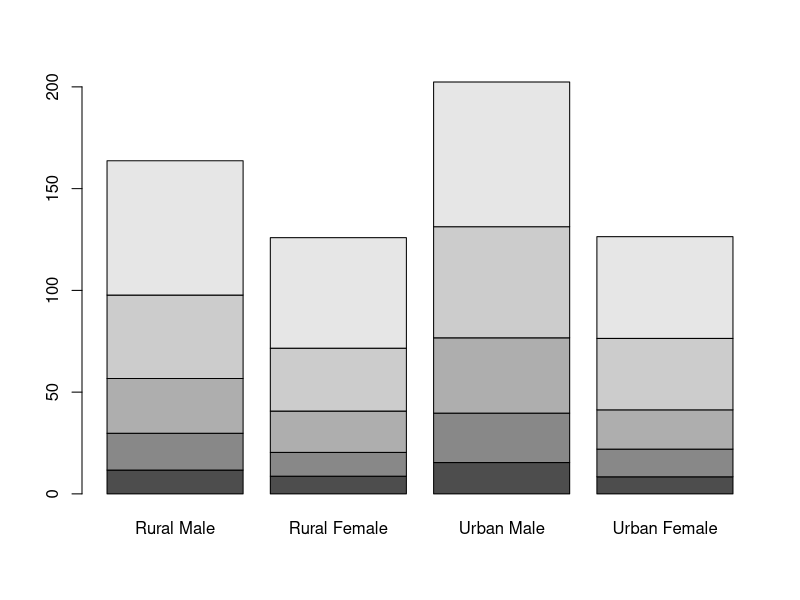
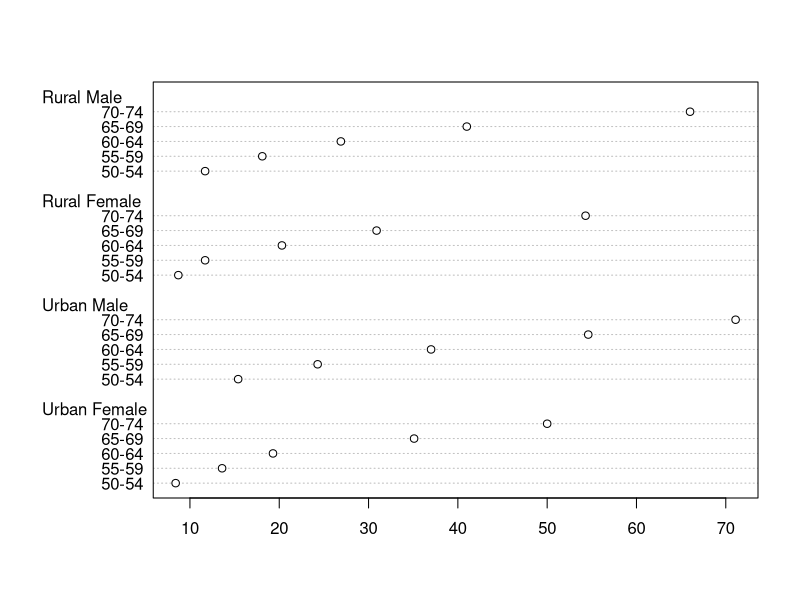
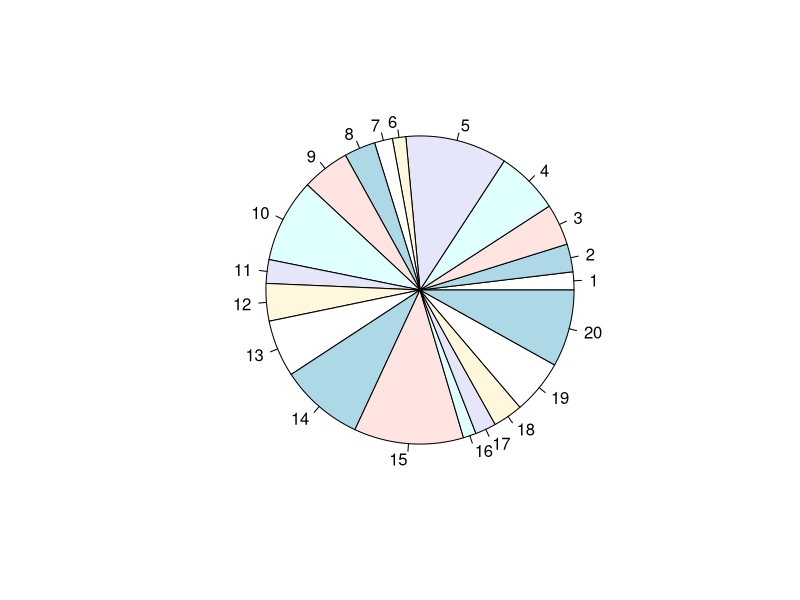
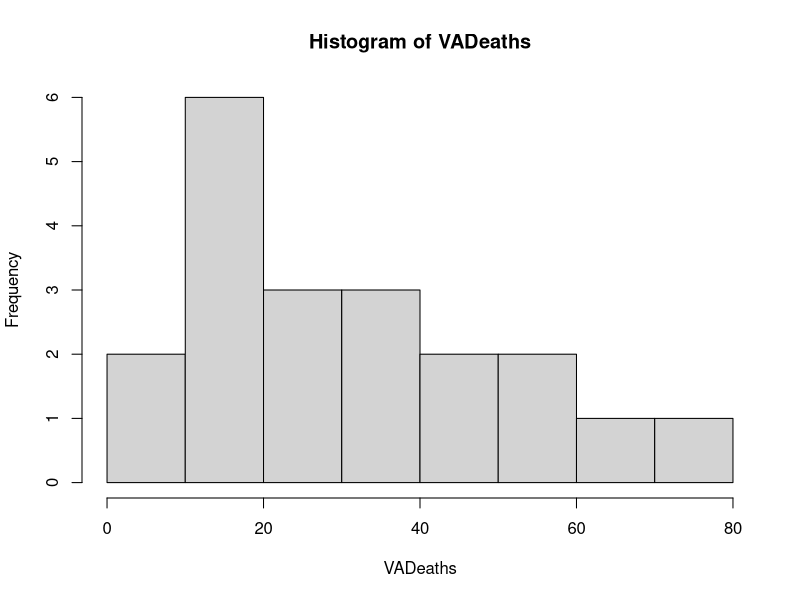
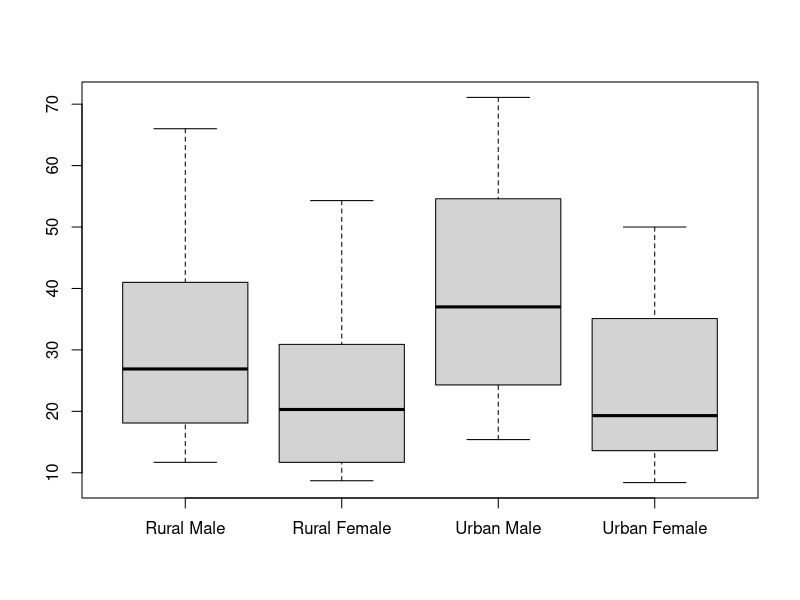
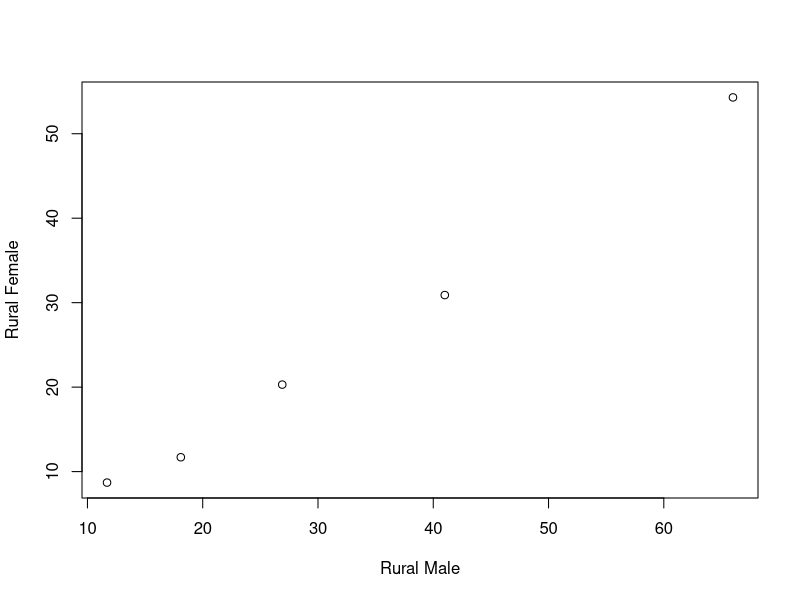

Write the R code that produced these figures, in order.
## ---- chunk 1
1+1 
3-5 
4*6 
12/4 
3^4 
31%%7 
31%/%7 
## ---- chunk 2
x<-c(5,7,8) 
x 
## ---- chunk 3
y<-c(x,6:1)
y
## ---- chunk 4
y[5]
y[c(1,3,5)]
y[-2]
y[-(3:5)]
## ---- chunk 5
z<-x-4
z
## ---- chunk 6
z*2
z^2
x^z
y%%2:4
## ---- chunk 7
seq(1,9,by=2)
rep(3,5)
rep(seq(2,6,2),2)
rep(c(1,4),c(3,2))
rep(c(1,2,4),each=3)
## ---- chunk 8
evens<-NULL
evens[seq(2,10,2)]<-seq(2,10,2)
evens
## ---- chunk 9
x<-c(0,7,8)
x/x
## ---- chunk 10
1/x
## ---- chunk 11
x[0.4]
x[1.8]
## ---- chunk 12
x<-c("red","yellow","blue")
y<-c(x,"green")
y
## ---- chunk 13
z<-c(y,1)
z
## ---- chunk 14
substr(z,2,4)
## ---- chunk 15
paste(x," flower","s",sep="")
## ---- chunk 16
paste(x," flowers",collapse=", ")
## ---- chunk 17
x<-c("control","treatment","control","test","treatment")
y<-factor(x)
y
## ---- chunk 18
levels(y)
## ---- chunk 19
as.integer(y)
## ---- chunk 20
levels(y)[as.integer(y)]
## ---- chunk 21
is.na(evens)
## ---- chunk 22
m<-matrix(1:6,nrow=2,ncol=3)
m
m[1,2]
m[5]
m[1,]
m[,1]
## ---- chunk 23
a<-array(1:24,c(3,4,2))
## ---- chunk 24
colors<-c("red","yellow","blue","green")
numbers<-c(1,2,3,4)
c.a.n<-data.frame(colors,numbers,more.n=5:8)
c.a.n
## ---- chunk 25
barplot(VADeaths)
## ---- chunk 26
dotchart(VADeaths)
## ---- chunk 27
pie(VADeaths)
## ---- chunk 28
hist(VADeaths)
## ---- chunk 29
boxplot(VADeaths)
## ---- chunk 30
plot(VADeaths)
## ---- chunk 31
#qqplot(VADeaths)
## ---- chunk 32
#help(plot)
#points(2,2)
